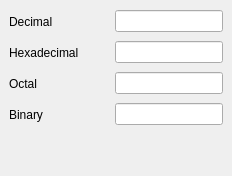
       <widget class="QWidget" name="tab_numericsystems">
        <property name="sizePolicy">
         <sizepolicy hsizetype="Preferred" vsizetype="Preferred">
          <horstretch>0</horstretch>
          <verstretch>0</verstretch>
         </sizepolicy>
        </property>
        <attribute name="title">
         <string>Numeric Systems</string>
        </attribute>
        <layout class="QVBoxLayout" name="verticalLayout_10">
         <property name="spacing">
          <number>6</number>
         </property>
         <property name="leftMargin">
          <number>9</number>
         </property>
         <property name="topMargin">
          <number>9</number>
         </property>
         <property name="rightMargin">
          <number>9</number>
         </property>
         <property name="bottomMargin">
          <number>9</number>
         </property>
         <item>
          <layout class="QHBoxLayout" name="horizontalLayout_14">
           <property name="topMargin">
            <number>0</number>
           </property>
           <property name="bottomMargin">
            <number>0</number>
           </property>
           <item>
            <widget class="QLabel" name="label_2">
             <property name="sizePolicy">
              <sizepolicy hsizetype="Preferred" vsizetype="Fixed">
               <horstretch>0</horstretch>
               <verstretch>0</verstretch>
              </sizepolicy>
             </property>
             <property name="minimumSize">
              <size>
               <width>100</width>
               <height>25</height>
              </size>
             </property>
             <property name="maximumSize">
              <size>
               <width>16777215</width>
               <height>25</height>
              </size>
             </property>
             <property name="text">
              <string>Decimal</string>
             </property>
             <property name="alignment">
              <set>Qt::AlignLeading|Qt::AlignLeft|Qt::AlignVCenter</set>
             </property>
            </widget>
           </item>
           <item>
            <widget class="QLineEdit" name="lineEdit_input_decimal">
             <property name="sizePolicy">
              <sizepolicy hsizetype="Preferred" vsizetype="Fixed">
               <horstretch>0</horstretch>
               <verstretch>0</verstretch>
              </sizepolicy>
             </property>
             <property name="minimumSize">
              <size>
               <width>0</width>
               <height>0</height>
              </size>
             </property>
             <property name="readOnly">
              <bool>false</bool>
             </property>
            </widget>
           </item>
          </layout>
         </item>
         <item>
          <layout class="QHBoxLayout" name="horizontalLayout_15">
           <property name="topMargin">
            <number>0</number>
           </property>
           <property name="bottomMargin">
            <number>0</number>
           </property>
           <item>
            <widget class="QLabel" name="label_3">
             <property name="sizePolicy">
              <sizepolicy hsizetype="Preferred" vsizetype="Fixed">
               <horstretch>0</horstretch>
               <verstretch>0</verstretch>
              </sizepolicy>
             </property>
             <property name="minimumSize">
              <size>
               <width>100</width>
               <height>25</height>
              </size>
             </property>
             <property name="maximumSize">
              <size>
               <width>16777215</width>
               <height>25</height>
              </size>
             </property>
             <property name="text">
              <string>Hexadecimal</string>
             </property>
             <property name="alignment">
              <set>Qt::AlignLeading|Qt::AlignLeft|Qt::AlignVCenter</set>
             </property>
            </widget>
           </item>
           <item>
            <widget class="QLineEdit" name="lineEdit_input_hex">
             <property name="sizePolicy">
              <sizepolicy hsizetype="Preferred" vsizetype="Fixed">
               <horstretch>0</horstretch>
               <verstretch>0</verstretch>
              </sizepolicy>
             </property>
             <property name="minimumSize">
              <size>
               <width>0</width>
               <height>0</height>
              </size>
             </property>
             <property name="readOnly">
              <bool>false</bool>
             </property>
            </widget>
           </item>
          </layout>
         </item>
         <item>
          <layout class="QHBoxLayout" name="horizontalLayout_16">
           <property name="topMargin">
            <number>0</number>
           </property>
           <property name="bottomMargin">
            <number>0</number>
           </property>
           <item>
            <widget class="QLabel" name="label_4">
             <property name="sizePolicy">
              <sizepolicy hsizetype="Preferred" vsizetype="Fixed">
               <horstretch>0</horstretch>
               <verstretch>0</verstretch>
              </sizepolicy>
             </property>
             <property name="minimumSize">
              <size>
               <width>100</width>
               <height>25</height>
              </size>
             </property>
             <property name="maximumSize">
              <size>
               <width>16777215</width>
               <height>25</height>
              </size>
             </property>
             <property name="text">
              <string>Octal</string>
             </property>
             <property name="alignment">
              <set>Qt::AlignLeading|Qt::AlignLeft|Qt::AlignVCenter</set>
             </property>
            </widget>
           </item>
           <item>
            <widget class="QLineEdit" name="lineEdit_input_octal">
             <property name="sizePolicy">
              <sizepolicy hsizetype="Preferred" vsizetype="Fixed">
               <horstretch>0</horstretch>
               <verstretch>0</verstretch>
              </sizepolicy>
             </property>
             <property name="minimumSize">
              <size>
               <width>0</width>
               <height>0</height>
              </size>
             </property>
             <property name="readOnly">
              <bool>false</bool>
             </property>
            </widget>
           </item>
          </layout>
         </item>
         <item>
          <layout class="QHBoxLayout" name="horizontalLayout_17">
           <property name="topMargin">
            <number>0</number>
           </property>
           <property name="rightMargin">
            <number>0</number>
           </property>
           <property name="bottomMargin">
            <number>0</number>
           </property>
           <item>
            <widget class="QLabel" name="label_5">
             <property name="sizePolicy">
              <sizepolicy hsizetype="Preferred" vsizetype="Fixed">
               <horstretch>0</horstretch>
               <verstretch>0</verstretch>
              </sizepolicy>
             </property>
             <property name="minimumSize">
              <size>
               <width>100</width>
               <height>25</height>
              </size>
             </property>
             <property name="text">
              <string>Binary</string>
             </property>
             <property name="alignment">
              <set>Qt::AlignLeading|Qt::AlignLeft|Qt::AlignVCenter</set>
             </property>
            </widget>
           </item>
           <item>
            <widget class="QLineEdit" name="lineEdit_input_binary">
             <property name="sizePolicy">
              <sizepolicy hsizetype="Preferred" vsizetype="Fixed">
               <horstretch>0</horstretch>
               <verstretch>0</verstretch>
              </sizepolicy>
             </property>
            </widget>
           </item>
          </layout>
         </item>
         <item>
          <spacer name="verticalSpacer">
           <property name="orientation">
            <enum>Qt::Vertical</enum>
           </property>
           <property name="sizeHint" stdset="0">
            <size>
             <width>20</width>
             <height>40</height>
            </size>
           </property>
          </spacer>
         </item>
        </layout>
       </widget>
